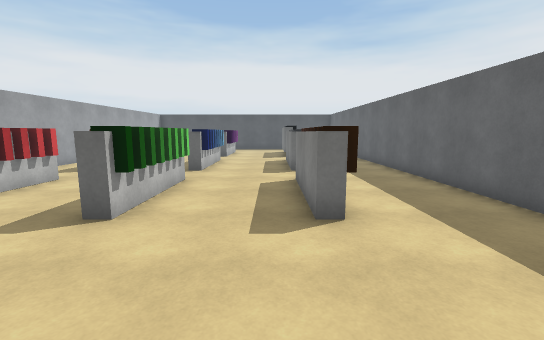
[1] (above)

14 first-person views from a walk through a scene from a Unity 3-D project. The camera is 1.5 m above the floor, tilts 8° down and sees 90° across. The floor is counted in squares, 1 m on a side. Each view is taken from the middle of a square. On the plan, view 1 faces up. The plan holds only what a view shows up to about 14 squares ahead; the rest is blank. Surface patterns are stand-ins for the level's own textures.

[2]
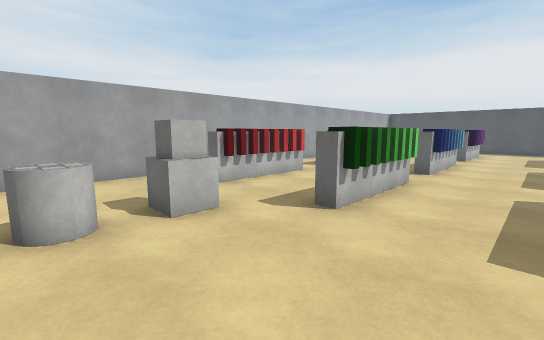

[3]
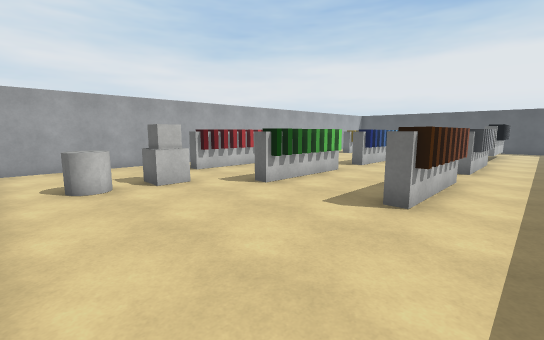

[4]
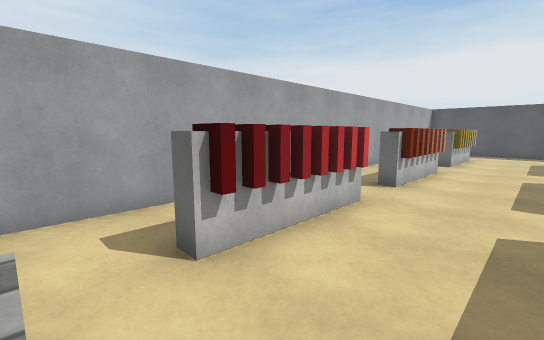

[5]
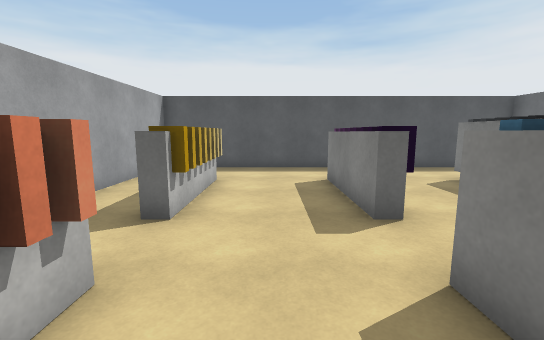

[6]
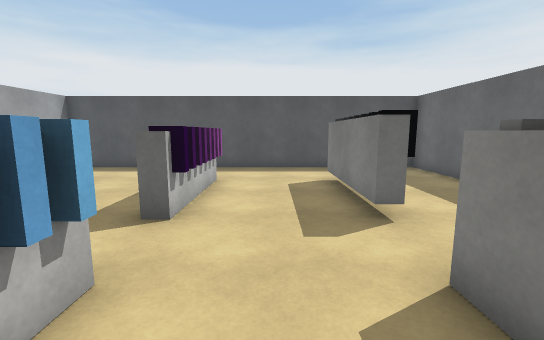

[7]
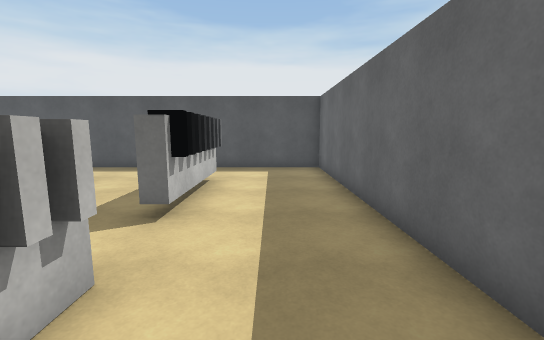

[8]
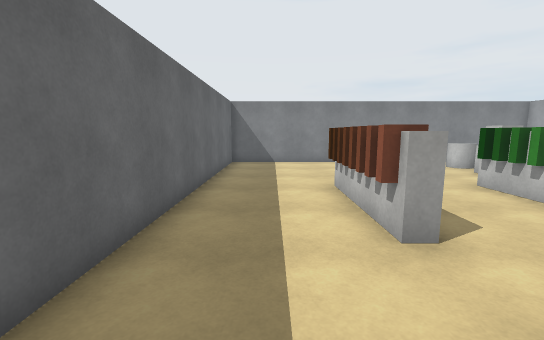

[9]
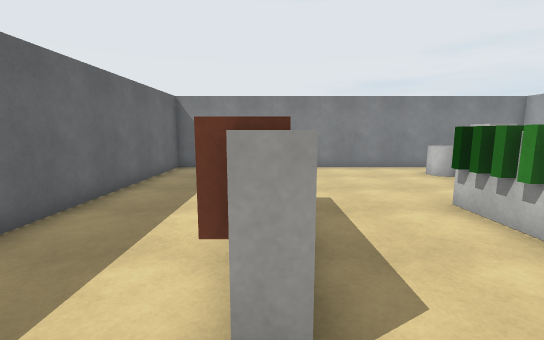

[10]
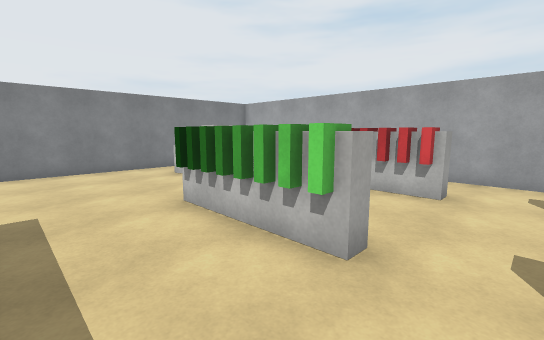

[11]
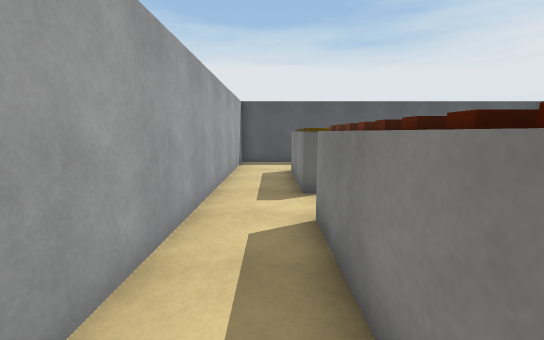

[12]
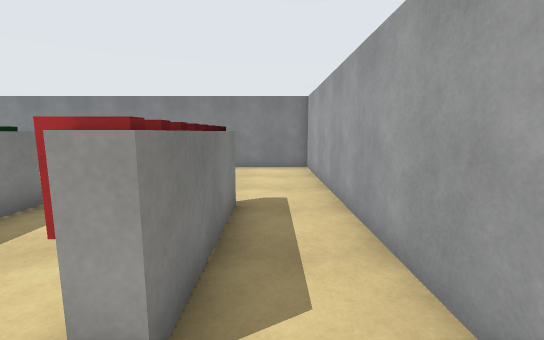

[13]
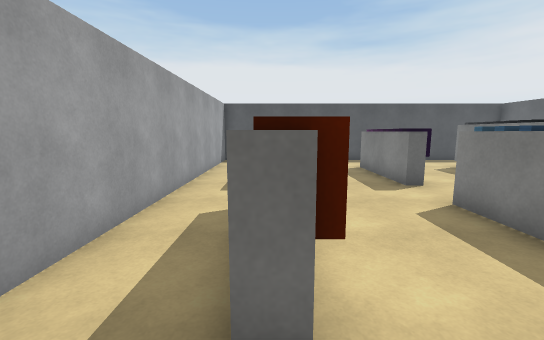

[14]
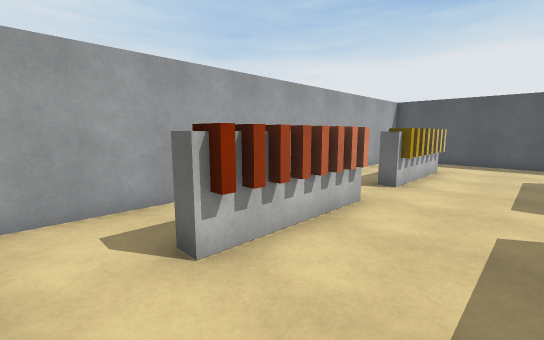

### Floor plan
Points are (right, up) in squares from view 1. A wall is a line through its corners. A room is listed if a view was taken in it or the views show most of it. See-through windows are left out.
Room 1 (views 1, 2, 3, 4, 5, 6, 7, 8, 9, 10, 11, 12, 13, 14)
walls: (-2.7, 11.5) (-2.7, 10.5) (-3.2, 10.5); (-3.2, 13.4) (-3.2, 14.5); (-3.4, 8.5) (-2.7, 8.5) (-2.7, 7.4); (1.3, 11.4) (1.3, 10.5) (0.8, 10.5) (0.8, 11.4); (-2.7, 14.5) (-2.7, 13.4); (0.8, 13.4) (0.8, 14.5); (0.8, 7.4) (0.8, 8.5) (1.3, 8.5) (1.3, 7.4); (-6.7, 11.5) (-6.7, 10.5) (-7.2, 10.5) (-7.2, 11.5); (1.3, 14.5) (1.3, 13.5); (-2.7, 5.6) (-2.7, 4.5) (-3.2, 4.5) (-3.2, 5.5); (-7.2, 13.4) (-7.2, 14.5); (-6.7, 14.5) (-6.7, 13.4); (-7.2, 7.5) (-7.2, 8.5) (-6.7, 8.5) (-6.7, 7.4); (1.3, 5.6) (1.3, 4.5) (0.8, 4.5) (0.8, 5.5); (-2.7, 17.5) (-2.7, 16.5) (-3.2, 16.5) (-3.2, 17.5); (-6.7, 5.5) (-6.7, 4.5) (-7.2, 4.5) (-7.2, 5.6); (1.3, 17.5) (1.3, 16.5) (0.8, 16.5) (0.8, 17.5); (-6.7, 17.5) (-6.7, 16.5) (-7.2, 16.5) (-7.2, 17.4); (-3.2, 19.4) (-3.2, 20.5); (0.8, 19.4) (0.8, 20.5); (-7.2, 19.5) (-7.2, 20.2); (5, -1.5) (5, 23.5) (-9.5, 23.5) (-9.5, -1.5) (5, -1.5)
low walls: (-2.7, 20.5) (-2.7, 19.4); (1.3, 20.5) (1.3, 19.4); (-6.7, 20.5) (-6.7, 19.4)
objects: other object (-5, 0) to (-5, 1); other object (-5, 2) to (-5, 3)

Where each view was taken, in squares from view 1:
view 1: 0 up, 0 right, facing up
view 2: 0 up, 0 right, facing up-left
view 3: 1 down, 3 right, facing up-left
view 4: 3 up, 4 left, facing up-left
view 5: 12 up, 5 left, facing up
view 6: 12 up, 1 left, facing up
view 7: 12 up, 3 right, facing up
view 8: 12 up, 3 right, facing down
view 9: 10 up, 1 right, facing down
view 10: 10 up, 0 right, facing down-left
view 11: 10 up, 8 left, facing up
view 12: 10 up, 8 left, facing down
view 13: 9 up, 7 left, facing up
view 14: 9 up, 4 left, facing up-left
